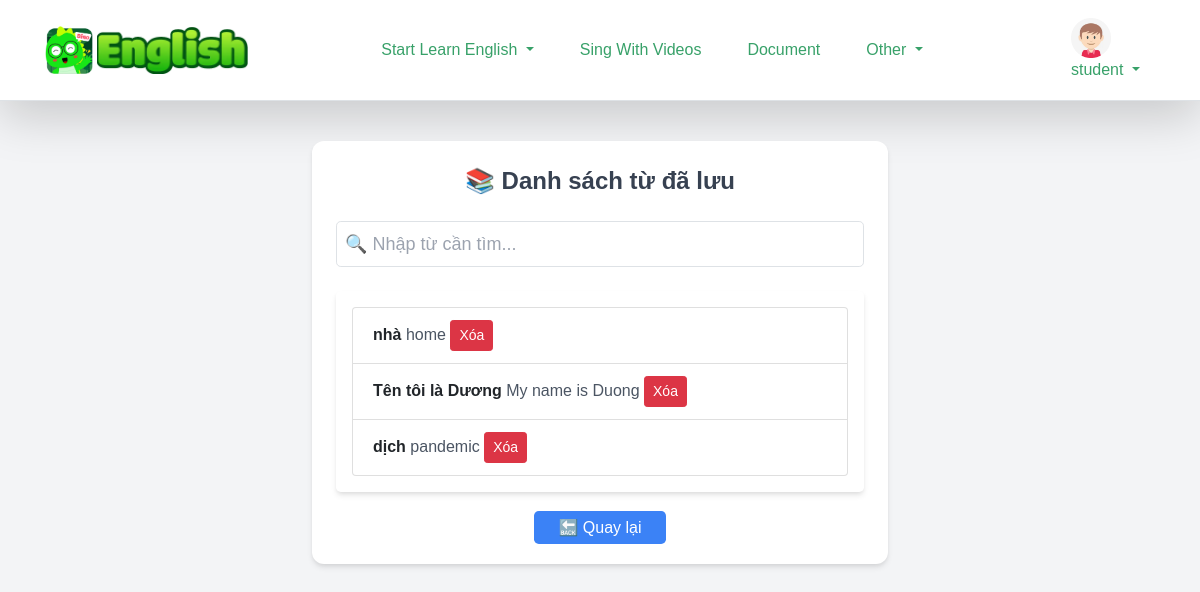
Page /project/save_word.php (signed in) on the committed database.
### tables this page shows
CREATE TABLE `users` (
  `user_id` int(11) NOT NULL,
  `username` varchar(50) NOT NULL,
  `password` varchar(255) NOT NULL,
  `email` varchar(100) NOT NULL,
  `created_at` timestamp NOT NULL DEFAULT current_timestamp(),
  `last_login` timestamp NULL DEFAULT NULL,
  `profile_picture` varchar(255) DEFAULT NULL,
  `status` enum('active','inactive','banned') DEFAULT 'active',
  `role` enum('student','teacher') DEFAULT 'student'
);

CREATE TABLE `saved_words` (
  `id` int(11) NOT NULL,
  `original` varchar(255) NOT NULL,
  `translated` varchar(255) NOT NULL,
  `created_at` timestamp NOT NULL DEFAULT current_timestamp()
);

### project/save_word.php (the view, shortened to what this page needs)
<!DOCTYPE html>
<html lang="en">
<head>
    <link href="https://cdn.jsdelivr.net/npm/bootstrap@5.3.1/dist/css/bootstrap.min.css" rel="stylesheet">
    <link href="https://cdnjs.cloudflare.com/ajax/libs/font-awesome/6.4.2/css/all.min.css" rel="stylesheet">
    <link href="https://cdn.jsdelivr.net/npm/tailwindcss@2.2.19/dist/tailwind.min.css" rel="stylesheet">
</head>
<?php
include('../config/conn.php');
include('../src/font/learn_english/header_english.php');
$query = "SELECT id, original, translated FROM saved_words ORDER BY created_at DESC";
$result = $conn->query($query);
?>
<body class="bg-gray-100">
<div class="container mt-10">
    <div class="bg-white p-6 rounded-xl shadow-md w-full max-w-xl mx-auto">
        <h2 class="text-center text-2xl font-semibold text-gray-700">📚 Danh sách từ đã lưu</h2>
        <div class="mt-4">
            <input id="searchInput" type="text" class="w-full border rounded-lg p-2 text-lg" placeholder="🔍 Nhập từ cần tìm...">
        </div>
        <div class="mt-4 p-3 bg-white rounded-lg shadow-md">
            <ul id="wordList" class="list-group">
                <?php while ($row = $result->fetch_assoc()): ?>
                    <li class="list-group-item flex justify-between">
                        <span class="font-semibold"><?php echo $row['original']; ?></span>
                        <span class="text-gray-600"><?php echo $row['translated']; ?></span>
                        <button class="btn btn-danger btn-sm" onclick="deleteWord(<?php echo $row['id']; ?>)">Xóa</button>
                    </li>
                <?php endwhile; ?>
            </ul>
        </div>
        <div class="mt-4 text-center">
            <a href="../project/translate_english.php" class="bg-blue-500 text-white px-4 py-2 rounded-lg hover:bg-blue-600">🔙 Quay lại</a>
        </div>
    </div>
</div>
</body>
</html>

### src/font/learn_english/header_english.php (shortened to what this page needs)
<!DOCTYPE html>
<html lang="vi">
<head>
    <link rel="stylesheet" href="https://maxcdn.bootstrapcdn.com/bootstrap/4.5.2/css/bootstrap.min.css">
</head>
<?php
include("../config/conn.php");
$user = null;
if (isset($_SESSION['username'])) {
    $loggedInUsername = $_SESSION['username'];
    $sql = "SELECT * FROM users WHERE username = ?";
    $stmt = $conn->prepare($sql);
    $stmt->bind_param("s", $loggedInUsername);
    $stmt->execute();
    $result = $stmt->get_result();
    if ($result && $result->num_rows > 0) {
        $user = $result->fetch_assoc();
    }
}
?>
<body>
    <header class="w-100 border-bottom shadow-lg bg-white">
        <div class="container d-flex justify-content-between align-items-center py-2">
            <a href="../project/website.php" class="d-flex align-items-center">
                <img src="<?= '../public/images/icons/dino.png' ?>" alt="Logo" class="h-12 mr-1">
                <img src="<?= '../public/images/icons/dino_name.png' ?>" alt="Logo" class="h-12">
            </a>
            <nav class="d-none d-lg-flex gap-3">
                <div class="dropdown">
                <a class="nav-link dropdown-toggle" id="otherDropdown" role="button" data-bs-toggle="dropdown"
                        aria-expanded="false" title="Khác">
                       Start Learn English
                    </a>
                </div>
                <a class="dropdown-item" href="../project/audio_collection_page.php"
                title="Singing and Videos">Sing With Videos</a>
                <a href="../project/document_english.php" class="nav-link" title="Tài liệu">Document</a>
                <div class="dropdown">
                    <a class="nav-link dropdown-toggle" id="otherDropdown" role="button" data-bs-toggle="dropdown"
                        aria-expanded="false" title="Khác">
                        Other
                    </a>
                </div>
            </nav>
            <?php if (isset($user)): ?>
                <a href="#" class="nav-link dropdown-toggle" id="userDropdown" role="button" data-bs-toggle="dropdown"
                    aria-expanded="false">
                    <img src="../public/images/icons/ic_default_ava_male.png" alt="User Avatar" class="h-10 ">
                    <?php echo htmlspecialchars($user['username']); ?>
                </a>
            <?php endif; ?>
        </div>
    </header>
</body>
</html>

### src/font/learn_english/header_english.php (style rules this page uses)
body { font-family: 'Arial', sans-serif; }
.nav-link { color: #38a169; transition: color 0.3s, box-shadow 0.3s; padding: 10px 15px; border-radius: 5px; }
.dropdown-item { color: #38a169; transition: color 0.3s, background-color 0.3s; padding: 10px 15px; border-radius: 5px; }

### rows in the picture
users: username "student"
saved_words: original "nhà", translated "home"
saved_words: original "Tên tôi là Dương", translated "My name is Duong"
saved_words: original "dịch", translated "pandemic"
